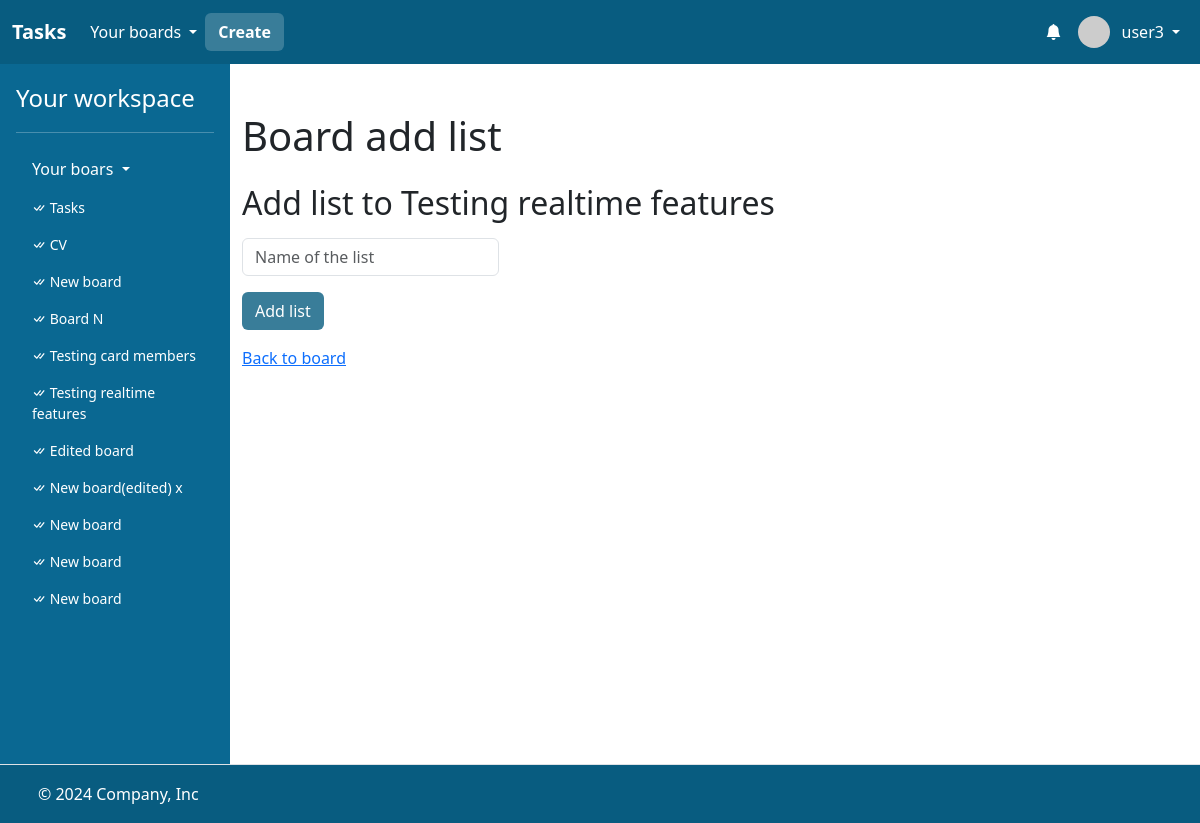
/boards/55/add_list (signed in), run on the app's committed database.
### task/models.py (models this page shows)
class User(AbstractUser):
    bio = models.CharField(max_length=256)

class Board(models.Model):
    name = models.CharField(max_length=256)
    description = models.CharField(max_length=256)
    members = models.ManyToManyField(User, related_name="boards")
    created_at = models.DateTimeField(auto_now_add=True)

### task/views/list_views.py (the view)
@login_required
def create_list_view(request, board_id):
    board = Board.objects.filter(id=board_id).first()
    if board is None:
        return HttpResponse("Board not found!")
    return render(
        request,
        "task/board_add_list.html",
        {"board": board, "boards": request.user.boards.all()},
    )

### task/templates/task/board_add_list.html (shortened to what this page needs)
{% extends "task/layout.html" %}
{% block main %}
    <div class="container">
        <h1 class="mt-5">Board add list</h1>
        <h2 class="mt-4 mb-3">Add list to {{ board.name }}</h2>
        <form id="add-list-form">
            <input class="form-control w-auto mb-3"  id="add-list-name" autofocus name="name" placeholder="Name of the list" type="text">
            <input class="btn" style="background: #397D99; color: white;" type="submit" value="Add list">
        <form>
        <div class="mt-3">
            <a class="link-primary" href="{% url 'board' board.id %}">Back to board</a>
        </div>
    </div>
{% endblock %}

### task/templates/task/layout.html (shortened to what this page needs)
<!DOCTYPE html>
{% load static %}
{% load humanize %}
<html lang="en">
    <head>
        <link href="https://cdn.jsdelivr.net/npm/bootstrap@5.3.3/dist/css/bootstrap.min.css" rel="stylesheet">
        <link rel="stylesheet" href="https://cdn.jsdelivr.net/npm/bootstrap-icons@1.3.0/font/bootstrap-icons.css">
        <link href="{% static 'styles.css' %}" rel="stylesheet">
    </head>
    <body style="height: 100vh;">
        <div style="display: flex; flex-direction: column; height: 100%;">
            <header>
                <nav class="navbar navbar-expand-lg"  data-bs-theme="dark" style="background: #085c80;">
                    <div class="container-fluid">
                      <a class="navbar-brand fw-bold" href="{% url 'index' %}">Tasks</a>
                      <div class="collapse navbar-collapse" id="navbarHeader">
                        <ul class="navbar-nav me-auto mb-2 mb-lg-0" style="display: flex; align-items: center;">
                            {% if user.is_authenticated %}
                                <li class="nav-item dropdown">
                                    <a class="nav-link dropdown-toggle text-white" href="#" role="button" data-bs-toggle="dropdown" aria-expanded="false" style="display: flex; align-items: center; gap: 4px;">
                                        <span>Your boards</span>
                                    </a>
                                </li>
                                <li class="nav-item">
                                    <a class="btn fw-bold text-white" style="background: #397D99; color: white;" href="{% url 'create_board' %}">Create</a>
                                </li>
                          {% endif %}
                        </ul>
                        {% if user.is_authenticated %}
                        <ul class="navbar-nav ms-auto mb-2 mb-lg-0" style="display: flex; align-items: center;">
                            <li class="nav-item dropdown">
                                <a class="nav-link text-white d-relative" href="#" role="button" style="display: flex; align-items: center; gap: 4px;" id="dropdownMenuClickableInside" data-bs-toggle="dropdown" data-bs-auto-close="outside" aria-expanded="false">
                                    <i class="bi bi-bell-fill"></i>
                                </a>
                            </li>
                            <li class="nav-item dropdown">
                                <a class="nav-link dropdown-toggle text-white" href="#" role="button" data-bs-toggle="dropdown" aria-expanded="false" style="display: flex; align-items: center; gap: 4px;">
                                    <img src="https://i.pravatar.cc/48?u={{ user.id }}" alt="" width="32" height="32" class="rounded-circle me-2">
                                    <span>{{ user.username }}</span>
                                </a>
                            </li>
                        </ul>
                        {% endif %}
                      </div>
                    </div>
                  </nav>
            </header>
            <main style="flex: 1;">
                <div class="d-flex flex-nowrap" style="height: 100%;">
                    {% if user.is_authenticated %}
                    <div class="d-none d-lg-flex flex-column flex-shrink-0 p-3 text-white" style="width: 230px; background: #0A6892;">
                        <a href="{% url 'index' %}" class="text-decoration-none d-flex align-items-center mb-3 mb-md-0 me-md-auto text-white">
                          <span class="fs-4">Your workspace</span>
                        </a>
                        <hr>
                        <ul class="nav nav-pills flex-column mb-auto">
                          <li class="mb-1">
                            <button class="nav-link text-white collapsed dropdown-toggle" data-bs-toggle="collapse" data-bs-target="#home-collapse" aria-expanded="true">
                                Your boars
                            </button>
                            <div class="collapse show " id="home-collapse">
                                <ul class="btn-toggle-nav list-unstyled fw-normal pb-1 small" style="max-height: 490px; overflow-y: auto;">
                                    {% for board in boards %}
                                    <li>
                                        <a href="{% url 'board' board.id %}" class="nav-link text-white">
                                            <i class="bi bi-check-all"></i>
                                            {{ board.name }}
                                        </a>
                                    </li>
                                    {% endfor %}
                                </ul>
                            </div>
                          </li>
                        </ul>
                    </div>
                    {% endif %}
                    <div style="flex: 1; background: white; overflow-x: hidden; min-height: 700px;">
                        {% block main %}
                        {% endblock %}
                    </div>
                </div>
            </main>
            <footer class="d-flex flex-wrap justify-content-between align-items-center py-3 border-top" style="background: #085c80; border: none;">
                <div class="col-md-4 d-flex align-items-center">
                  <a href="/" class="mb-3 me-2 mb-md-0 text-body-secondary lh-1">
                    <svg class="bi" width="30" height="24"><use xlink:href="#bootstrap"></use></svg>
                  </a>
                  <span class="mb-3 mb-md-0 text-white">© 2024 Company, Inc</span>
                </div>
                <ul class="nav col-md-4 justify-content-end list-unstyled d-flex">
                  <li class="ms-3"><a class="text-body-secondary" href="#"><svg class="bi" width="24" height="24"><use xlink:href="#twitter"></use></svg></a></li>
                  <li class="ms-3"><a class="text-body-secondary" href="#"><svg class="bi" width="24" height="24"><use xlink:href="#instagram"></use></svg></a></li>
                  <li class="ms-3"><a class="text-body-secondary" href="#"><svg class="bi" width="24" height="24"><use xlink:href="#facebook"></use></svg></a></li>
                </ul>
            </footer>
        </div>
    </body>
</html>

### data on the page
User: username "user3"
Board: name "Tasks"
Board: name "CV"
Board: name "New board"
Board: name "Board N"
Board: name "Testing card members"
Board: name "Testing realtime features"
Board: name "Edited board"
Board: name "New board(edited) x"
Board: name "New board"
Board: name "New board"
Board: name "New board"
